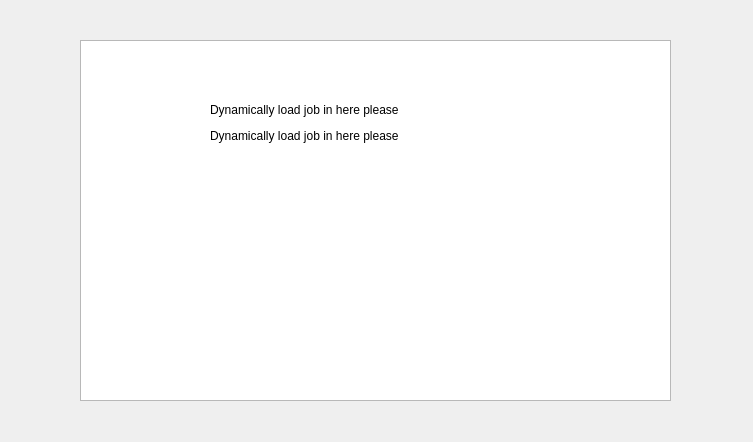
<?xml version="1.0" encoding="UTF-8"?>
<ui version="4.0">
 <class>Form</class>
 <widget class="QWidget" name="Form">
  <property name="geometry">
   <rect>
    <x>0</x>
    <y>0</y>
    <width>753</width>
    <height>442</height>
   </rect>
  </property>
  <property name="windowTitle">
   <string>Form</string>
  </property>
  <widget class="QListWidget" name="listWidget">
   <property name="geometry">
    <rect>
     <x>80</x>
     <y>40</y>
     <width>591</width>
     <height>361</height>
    </rect>
   </property>
  </widget>
  <widget class="QWidget" name="">
   <property name="geometry">
    <rect>
     <x>210</x>
     <y>100</y>
     <width>235</width>
     <height>46</height>
    </rect>
   </property>
   <layout class="QVBoxLayout" name="verticalLayout">
    <item>
     <widget class="QLabel" name="label">
      <property name="text">
       <string>Dynamically load job in here please</string>
      </property>
     </widget>
    </item>
    <item>
     <widget class="QLabel" name="label_2">
      <property name="text">
       <string>Dynamically load job in here please</string>
      </property>
     </widget>
    </item>
   </layout>
  </widget>
 </widget>
 <resources/>
 <connections/>
</ui>
